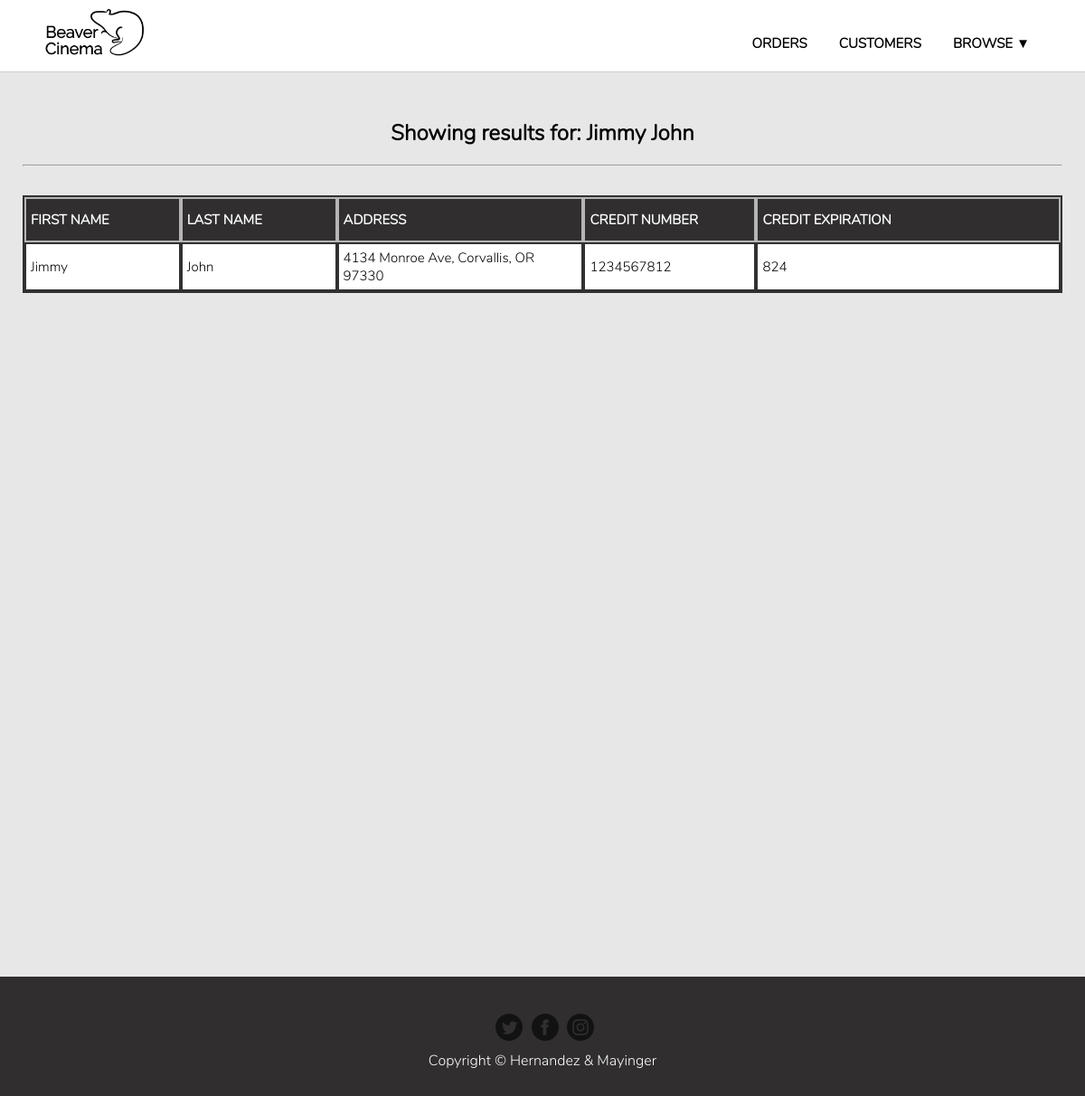
The app's page /php/c_details.php?c_details=1 with its own data.
### tables this page shows
CREATE TABLE `orders` (
	`order_id` int(11) unsigned NOT NULL AUTO_INCREMENT,
	`customer_id` int(11) unsigned,
	`credit_number` int(11) NOT NULL,
	`credit_exp` int(11) NOT NULL,
	`order_date` datetime NOT NULL,
	`delivery` varchar(255) NOT NULL,
	PRIMARY KEY (`order_id`),
	CONSTRAINT `fk_order_customer` FOREIGN KEY (`customer_id`) REFERENCES `customer` (`customer_id`) ON DELETE SET NULL
);

CREATE TABLE `customer` (
	`customer_id` int(11) unsigned NOT NULL AUTO_INCREMENT,
	`first_name` varchar(45) NOT NULL,
	`last_name` varchar(45) NOT NULL,
	`address` varchar(45) NOT NULL,
	`phone` varchar(50) DEFAULT NULL,
	`email` varchar(50) DEFAULT NULL,
	PRIMARY KEY (`customer_id`)
);

### php/database/action.php (called while the page is built, shortened)
<?php
	$conn = OpenCon();
	if(isset($_GET['c_details'])){
		$id = $_GET['c_details'];
		$result = $conn->query("SELECT first_name, last_name, address, credit_number, credit_exp FROM customer AS c
		INNER JOIN orders AS o ON o.customer_id=c.customer_id
		WHERE c.customer_id=$id") or die($conn->error);
		$row = $result->fetch_assoc();
		$vfirst = $row['first_name'];
		$vlast = $row['last_name'];
		$vaddress = $row['address'];
		$vcredit = $row['credit_number'];
		$vexp = $row['credit_exp'];
	}
?>

### php/c_details.php (the view, shortened to what this page needs)
<?php
include("database/action.php");
include("templates/header.php");	?>
		<div class="container grid">
			<div class="box title">
				<h2 class="title">Showing results for: <?= $vfirst . " " . $vlast; ?></h2>
				<hr>
			</div>
			<div class="box tbl-header">
				<table class="customer-table">
					<thead>
						<tr class="header-row">
							<th>First Name</th>
							<th>Last Name</th>
							<th>Address</th>
							<th>Credit Number</th>
							<th>Credit Expiration</th>
						</tr>
					</thead>
					<tbody>
						<tr>
							<td><?= $vfirst; ?></td>
							<td><?= $vlast; ?></td>
							<td><?= $vaddress; ?></td>
							<td><?= $vcredit; ?></td>
							<td><?= $vexp; ?></td>
						</tr>
					</tbody>
				</table>
			</div>
		</div>
	</div>
<?php include("templates/footer.php");	?>

### public/css/style.css (style rules this page uses)
* { box-sizing: border-box; }
body { line-height: 1.6; color: #3a3a3a; font-family: 'Nunito', sans-serif; line-height: 1.6; color: #3a3a3a; background: rgb(48, 46, 46); opacity: 1; }
h2, h3, a { color: black; }
h2, h3 { margin-top: 0; }
@media (min-width: 769px) { .container { width: 100%; max-width: 1150px; margin: 0 auto; } }
.grid { display: grid; grid-template-columns: 1fr; grid-gap: 0.5em; justify-items:stretch; align-items:stretch; padding-bottom: 50px; margin-top: 80px; }
.title { margin-bottom: 1rem; margin-top: 1.5rem; text-align: center; }
table { width: 85%; table-layout: fixed; padding: 0; border-spacing: 0; border: 2px solid rgb(49, 49, 49); margin: 0 auto; }
.customer-table { width: 100%; }
.customer-table th { font-size: 15px; word-wrap: break-word; }
.customer-table .header-row { height: 50px; }
.customer-table td { color: black; font-size: 15px; word-wrap: break-word; }
.customer-table td:nth-child(1), .customer-table th:nth-child(1), .customer-table th:nth-child(2), .customer-table th:nth-child(2) { width: 95px; }
.customer-table th:nth-child(4), .customer-table th:nth-child(4) { width: 105px; }
.customer-table td:nth-child(3), .customer-table th:nth-child(3) { width: 150px; }
.customer-table td:nth-child(5), .customer-table th:nth-child(5) { width: 185px; }
.header-row { height: 60px; }
th { text-align: left; padding: 5px 5px; font-size: 15px; color: #fff; text-transform: uppercase; background: rgb(48, 46, 46); border: 2px solid rgb(182, 181, 181); }
td { padding: 5px; text-align: left; vertical-align:middle; font-weight: 300; font-size: 15px; color: rgb(43, 43, 43); border-bottom: solid 1px rgba(255,255,255,0.1); line-height: 20px; border: 2px solid rgb(49, 49, 49); }
tr { height: 50px; }
tbody > tr { background: white; }

### records on screen
orders: customer.first_name "Jimmy", customer.last_name "John", customer.address "4134 Monroe Ave, Corvallis, OR 97330", credit_number "1234567812", credit_exp "824"
